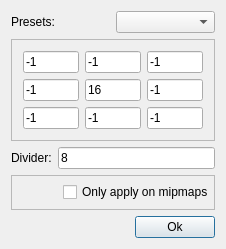
<?xml version="1.0" encoding="UTF-8"?>
<ui version="4.0">
 <class>SharpeningFilter</class>
 <widget class="QDialog" name="SharpeningFilter">
  <property name="geometry">
   <rect>
    <x>0</x>
    <y>0</y>
    <width>226</width>
    <height>249</height>
   </rect>
  </property>
  <property name="windowTitle">
   <string>SharpeningFilter</string>
  </property>
  <layout class="QVBoxLayout" name="verticalLayout_2">
   <item>
    <layout class="QHBoxLayout" name="horizontalLayout_2">
     <item>
      <widget class="QLabel" name="label_2">
       <property name="text">
        <string>Presets:</string>
       </property>
      </widget>
     </item>
     <item>
      <widget class="QComboBox" name="mPresetsCB"/>
     </item>
    </layout>
   </item>
   <item>
    <widget class="QFrame" name="frame_2">
     <property name="frameShape">
      <enum>QFrame::StyledPanel</enum>
     </property>
     <property name="frameShadow">
      <enum>QFrame::Raised</enum>
     </property>
     <layout class="QHBoxLayout" name="horizontalLayout_5">
      <item>
       <spacer name="horizontalSpacer_3">
        <property name="orientation">
         <enum>Qt::Horizontal</enum>
        </property>
        <property name="sizeHint" stdset="0">
         <size>
          <width>40</width>
          <height>20</height>
         </size>
        </property>
       </spacer>
      </item>
      <item>
       <layout class="QGridLayout" name="mKernelValuesLayout">
        <item row="2" column="3">
         <widget class="QLineEdit" name="mLineEditSE">
          <property name="text">
           <string>-1</string>
          </property>
         </widget>
        </item>
        <item row="0" column="1">
         <widget class="QLineEdit" name="mLineEditNW">
          <property name="text">
           <string>-1</string>
          </property>
         </widget>
        </item>
        <item row="2" column="2">
         <widget class="QLineEdit" name="mLineEditS">
          <property name="text">
           <string>-1</string>
          </property>
         </widget>
        </item>
        <item row="1" column="2">
         <widget class="QLineEdit" name="mLineEditCenter">
          <property name="text">
           <string>16</string>
          </property>
         </widget>
        </item>
        <item row="1" column="3">
         <widget class="QLineEdit" name="mLineEditE">
          <property name="text">
           <string>-1</string>
          </property>
         </widget>
        </item>
        <item row="0" column="3">
         <widget class="QLineEdit" name="mLineEditNE">
          <property name="text">
           <string>-1</string>
          </property>
         </widget>
        </item>
        <item row="0" column="2">
         <widget class="QLineEdit" name="mLineEditN">
          <property name="text">
           <string>-1</string>
          </property>
         </widget>
        </item>
        <item row="1" column="1">
         <widget class="QLineEdit" name="mLineEditW">
          <property name="text">
           <string>-1</string>
          </property>
         </widget>
        </item>
        <item row="2" column="1">
         <widget class="QLineEdit" name="mLineEditSW">
          <property name="text">
           <string>-1</string>
          </property>
         </widget>
        </item>
       </layout>
      </item>
      <item>
       <spacer name="horizontalSpacer_2">
        <property name="orientation">
         <enum>Qt::Horizontal</enum>
        </property>
        <property name="sizeHint" stdset="0">
         <size>
          <width>40</width>
          <height>20</height>
         </size>
        </property>
       </spacer>
      </item>
     </layout>
    </widget>
   </item>
   <item>
    <layout class="QHBoxLayout" name="horizontalLayout">
     <item>
      <widget class="QLabel" name="label">
       <property name="text">
        <string>Divider:</string>
       </property>
      </widget>
     </item>
     <item>
      <widget class="QLineEdit" name="mDividerTB">
       <property name="text">
        <string>8</string>
       </property>
      </widget>
     </item>
    </layout>
   </item>
   <item>
    <widget class="QFrame" name="frame">
     <property name="frameShape">
      <enum>QFrame::StyledPanel</enum>
     </property>
     <property name="frameShadow">
      <enum>QFrame::Raised</enum>
     </property>
     <layout class="QHBoxLayout" name="horizontalLayout_3">
      <property name="leftMargin">
       <number>0</number>
      </property>
      <property name="topMargin">
       <number>0</number>
      </property>
      <property name="rightMargin">
       <number>0</number>
      </property>
      <property name="bottomMargin">
       <number>0</number>
      </property>
      <item>
       <spacer name="horizontalSpacer">
        <property name="orientation">
         <enum>Qt::Horizontal</enum>
        </property>
        <property name="sizeHint" stdset="0">
         <size>
          <width>40</width>
          <height>20</height>
         </size>
        </property>
       </spacer>
      </item>
      <item>
       <widget class="QCheckBox" name="mOnlyOnMipmapsCheckbox">
        <property name="toolTip">
         <string>The user might not want to apply this on the main texture
Check this if you only want the sharpening filter to apply on the mipmaps</string>
        </property>
        <property name="text">
         <string>Only apply on mipmaps</string>
        </property>
       </widget>
      </item>
     </layout>
    </widget>
   </item>
   <item>
    <layout class="QHBoxLayout" name="horizontalLayout_4">
     <item>
      <spacer name="horizontalSpacer_4">
       <property name="orientation">
        <enum>Qt::Horizontal</enum>
       </property>
       <property name="sizeHint" stdset="0">
        <size>
         <width>40</width>
         <height>20</height>
        </size>
       </property>
      </spacer>
     </item>
     <item>
      <widget class="QPushButton" name="mOkBtn">
       <property name="text">
        <string>Ok</string>
       </property>
      </widget>
     </item>
    </layout>
   </item>
  </layout>
 </widget>
 <layoutdefault spacing="6" margin="11"/>
 <tabstops>
  <tabstop>mPresetsCB</tabstop>
  <tabstop>mLineEditNW</tabstop>
  <tabstop>mLineEditN</tabstop>
  <tabstop>mLineEditNE</tabstop>
  <tabstop>mLineEditW</tabstop>
  <tabstop>mLineEditCenter</tabstop>
  <tabstop>mLineEditE</tabstop>
  <tabstop>mLineEditSW</tabstop>
  <tabstop>mLineEditS</tabstop>
  <tabstop>mLineEditSE</tabstop>
  <tabstop>mDividerTB</tabstop>
  <tabstop>mOnlyOnMipmapsCheckbox</tabstop>
  <tabstop>mOkBtn</tabstop>
 </tabstops>
 <resources/>
 <connections/>
</ui>
